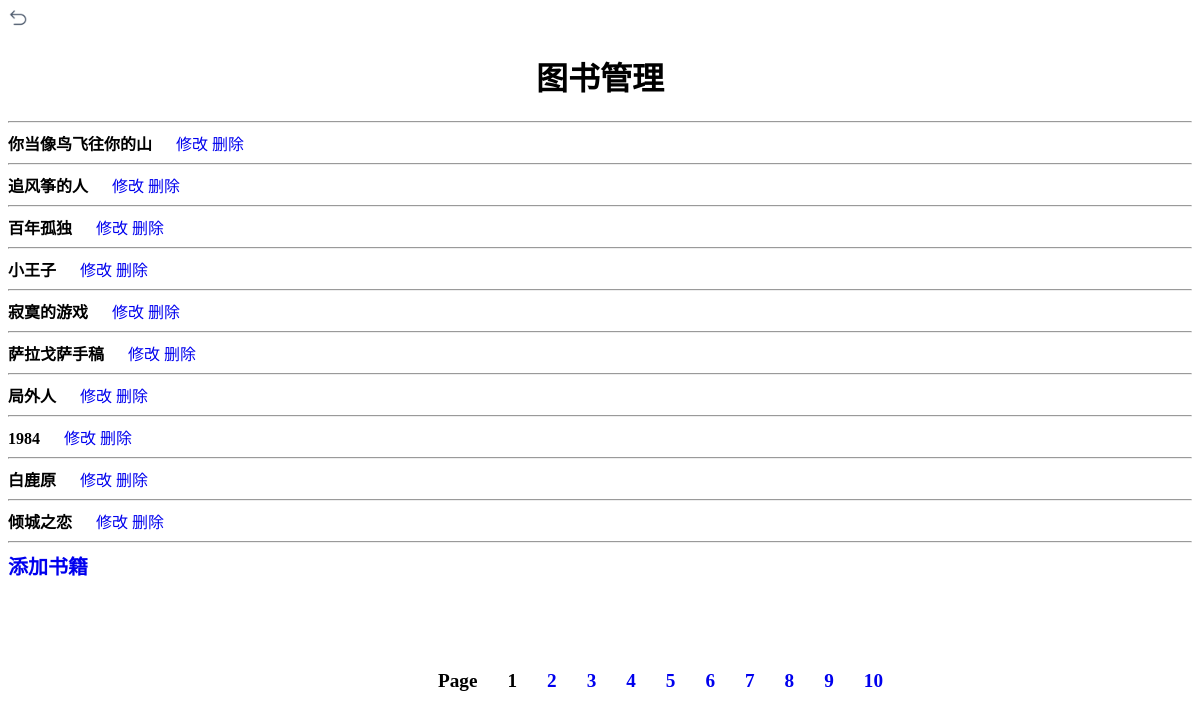
Before: /user/super/book/1/ with the older database file.
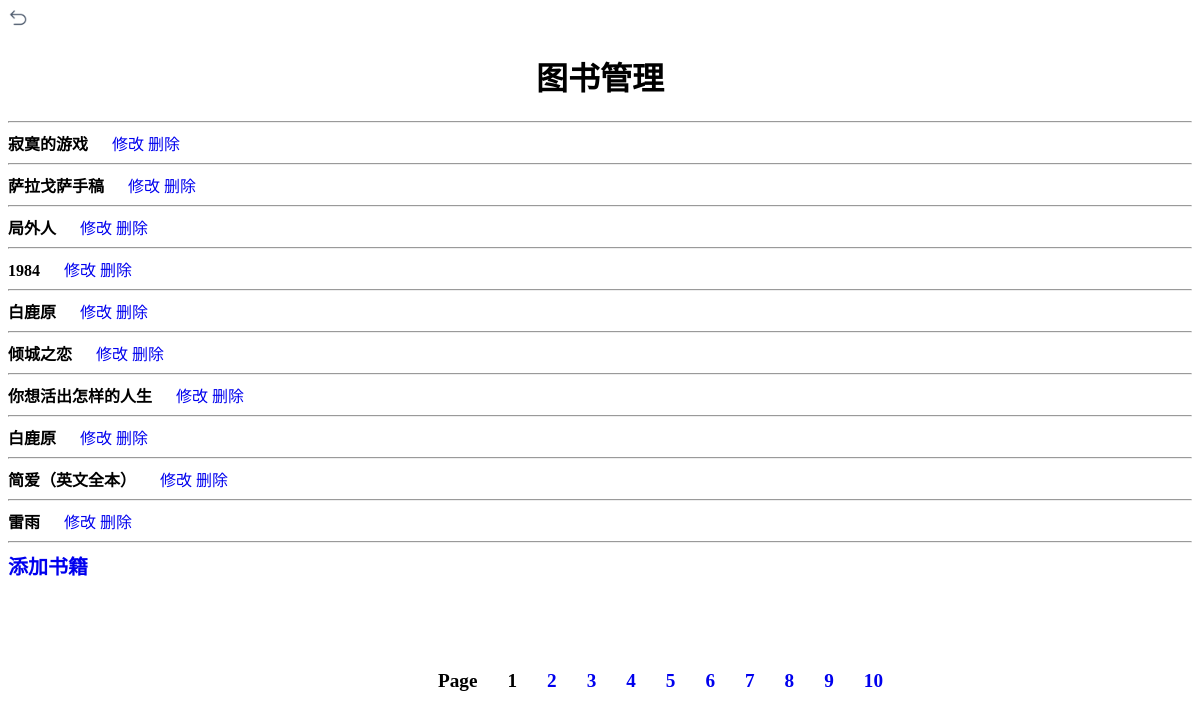
After: the same page with the newer database file.
### book/models.py (models this page shows, shortened)
class Book(models.Model):
    book_id = models.AutoField(primary_key=True)
    book_name = models.CharField(max_length=100)
    book_picture = models.CharField(max_length=500)
    price = models.FloatField()
    price_old = models.FloatField()
    author = models.CharField(max_length=50)
    isbn = models.CharField(max_length=20)
    press = models.CharField(max_length=50)
    rest = models.IntegerField()
    kind_id = models.IntegerField()
    kind_name = models.CharField(max_length=20)
    description = models.CharField(max_length=10000)
    sales = models.IntegerField()

### user/views.py (the view)
# urls.py: path('super/book/<int:pageid>/', views.super_book, name="super_book"),
def super_book(request, pageid):
    allList = Book.objects.all()
    kinds = []
    for book in allList:
        kind = {"kind_id":book.kind_id, "kind_name":book.kind_name}
        if kind not in kinds:
            kinds.append(kind)
    paginator = Paginator(allList, 10)
    if pageid in paginator.page_range:
        page = paginator.page(pageid)
        num = paginator.count
        return render(request, 'user/super/book.html', {"books":page, "num":num, "kinds":kinds})
    else:
        return HttpResponseRedirect("/user/super/book/1/")

### templates/user/super/book.html (shortened to what this page needs)
<!DOCTYPE html>
<html lang="en">
{% load static %}
<head>
</head>
<body>
    <a href="/user/super/"> <img src="{% static 'images/return.png' %}" style="width: 20px; height: 20px;"></a>
    <h1><center>图书管理</center></h1>
    <hr/>
    <div>
        <div>
            {% for book in books %}
                <div>
                    <span style="font-weight: bold;margin-right:20px">{{book.book_name}}</span>
                    <a href="/user/super/book/change/{{ book.book_id }}/">修改</a>
                    <a href="/user/super/book/delete/{{ book.book_id }}/">删除</a>
                    <hr/>
                </div>
            {% endfor %}
        </div>
        <div style="font-weight: bold;font-size:20px">
            <a href="/user/super/book/bookadd/">添加书籍</a>
        </div>
    </div>
<br><br><br><br><br>
<div style="font-weight: bold;font-size: larger;margin-left: 400px">
            <div style="float:left;margin-left:30px;">Page</div>
            {% for page in books.paginator.page_range %}
                {% if books.number == page %}
                    <div style="float:left;margin-left:30px;">
                        {{ page }}
                    </div>
                {% else %}
                    <div style="float:left;margin-left:30px;">
                        <a href="/user/super/book/{{ page }}/">{{ page }}</a>
                    </div>
                {% endif %}
            {% endfor %}
    </div>
</body>
</html>

Changed rows visible on the page:
removed Book: book_name "你当像鸟飞往你的山"
removed Book: book_name "追风筝的人"
removed Book: book_name "百年孤独"
removed Book: book_name "小王子"
now on this page (row unchanged): Book: book_name "你想活出怎样的人生"
now on this page (row unchanged): Book: book_name "白鹿原"
now on this page (row unchanged): Book: book_name "简爱（英文全本）"
now on this page (row unchanged): Book: book_name "雷雨"
